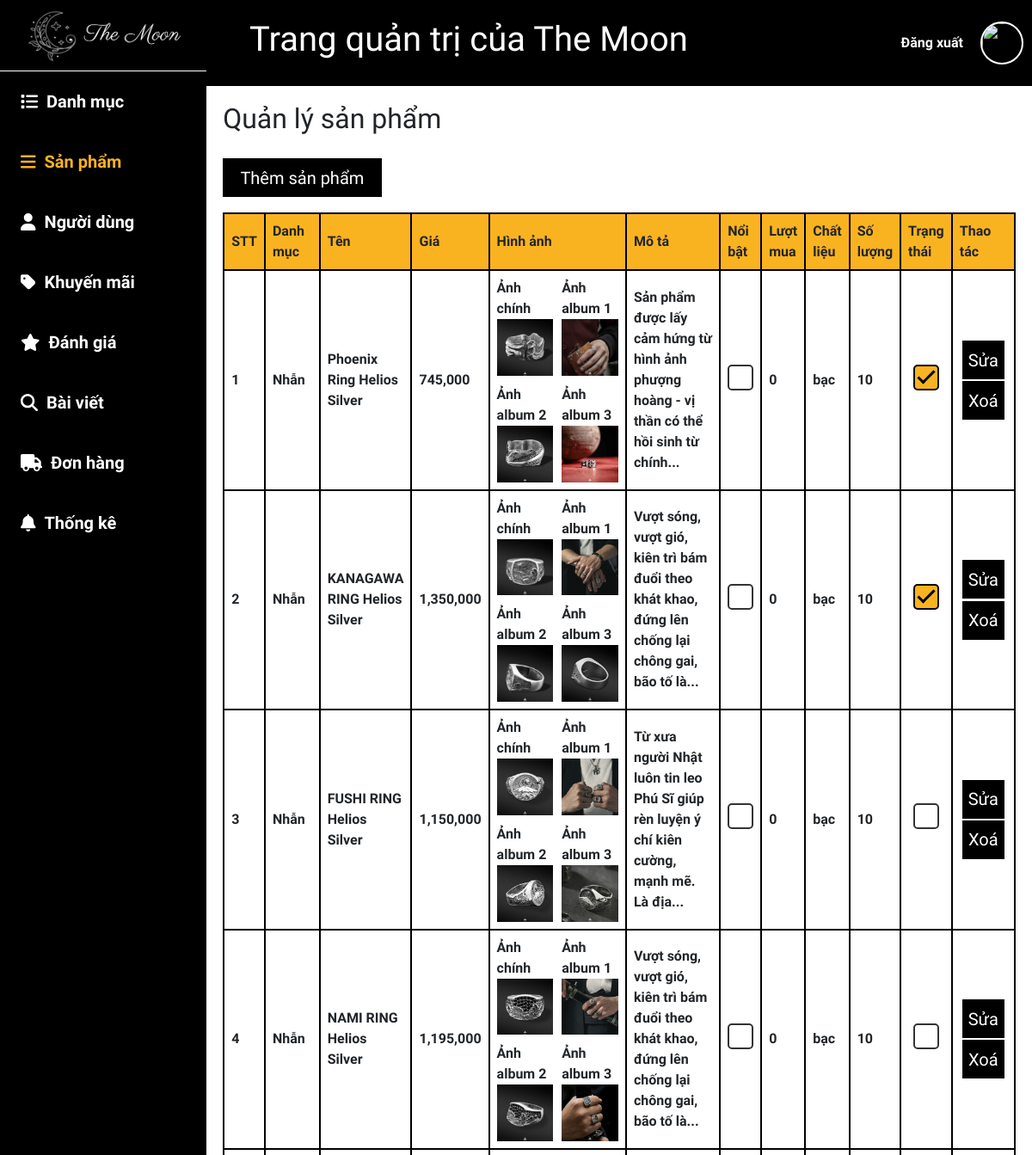
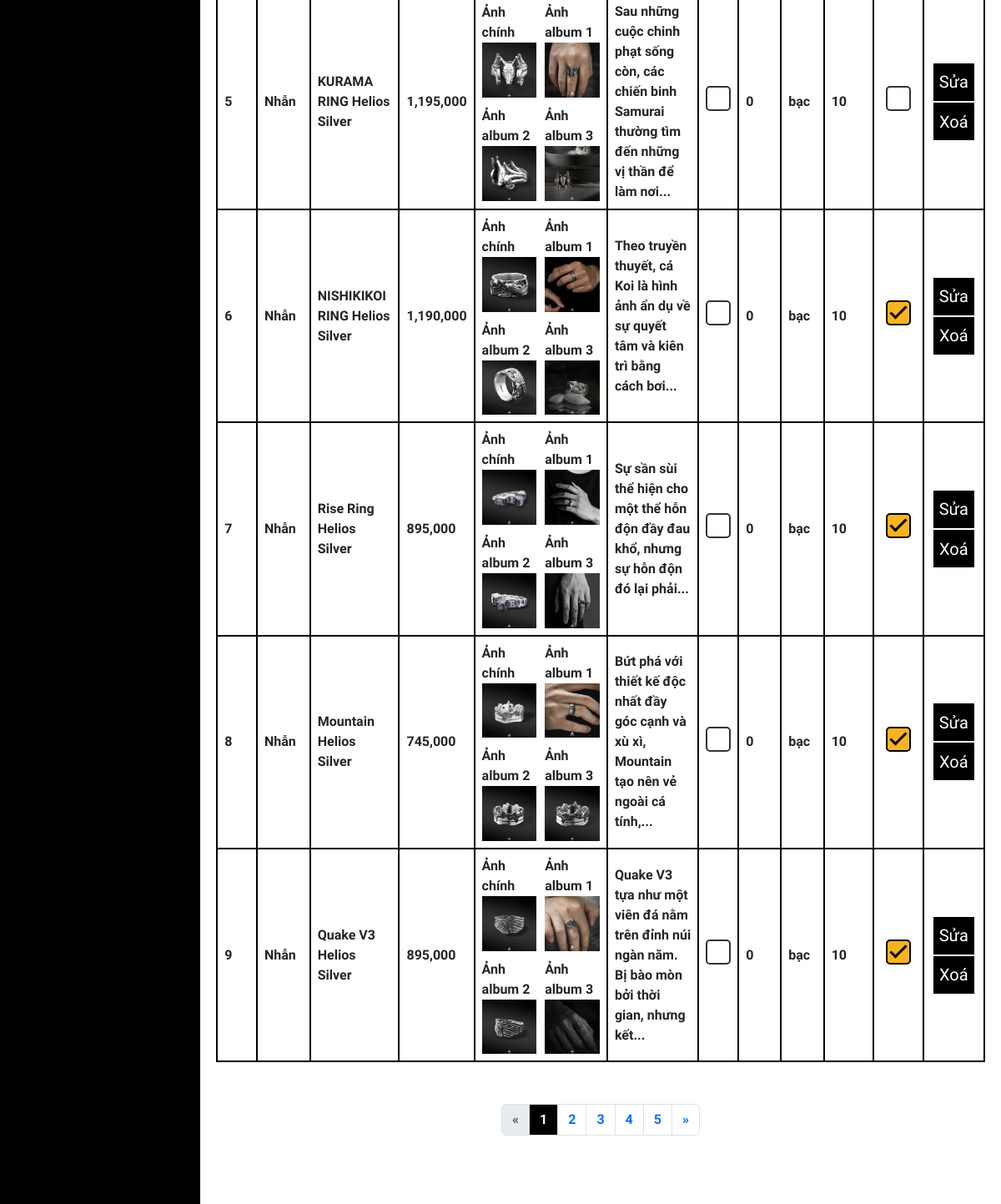
Screenshot of /admin/index.php?view=product (signed in) with the database file from the repository (2 pictures, top to bottom).
### tables this page shows
CREATE TABLE `san_pham` (
  `id` int(11) NOT NULL COMMENT 'Mã sản phẩm',
  `id_dm` int(11) NOT NULL COMMENT 'Mã danh mục',
  `ten` varchar(255) NOT NULL COMMENT 'Tên sản phẩm',
  `gia` decimal(10,2) NOT NULL COMMENT 'Giá sản phẩm',
  `mo_ta` text NOT NULL COMMENT 'Mô tả sản phẩm',
  `hot` tinyint(1) NOT NULL DEFAULT 0 COMMENT 'Trạng thái nổi bật',
  `chat_lieu` enum('bạc','vàng','hợp kim') NOT NULL COMMENT 'Chất liệu sản phẩm',
  `so_luong` int(11) NOT NULL DEFAULT 0 COMMENT 'Số lượng sản phẩm',
  `luot_mua` int(11) NOT NULL DEFAULT 0 COMMENT 'Lượt mua sản phẩm',
  `trang_thai` tinyint(1) NOT NULL DEFAULT 0 COMMENT 'Trạng thái sản phẩm',
  `ngay_nhap` timestamp NOT NULL DEFAULT current_timestamp() COMMENT 'Ngày nhập sản phẩm'
);

CREATE TABLE `danh_muc` (
  `id` int(11) NOT NULL COMMENT 'Mã danh mục',
  `ten` varchar(255) NOT NULL COMMENT 'Tên danh mục',
  `mo_ta` text NOT NULL COMMENT 'Mô tả danh mục',
  `hinh_anh` varchar(255) NOT NULL COMMENT 'Hình ảnh danh mục',
  `ngay_nhap` timestamp NOT NULL DEFAULT current_timestamp() COMMENT 'Ngày lập danh mục'
);

CREATE TABLE `hinh_anh` (
  `id` int(11) NOT NULL COMMENT 'Mã hình ảnh',
  `id_sp` int(11) NOT NULL COMMENT 'Mã sản phẩm',
  `anh_chinh` varchar(255) NOT NULL COMMENT 'Ảnh chính sản phẩm',
  `album1` varchar(255) NOT NULL COMMENT 'Ảnh album 1',
  `album2` varchar(255) NOT NULL COMMENT 'Ảnh album 2',
  `album3` varchar(255) NOT NULL COMMENT 'Ảnh album 3',
  `ngay_nhap` timestamp NOT NULL DEFAULT current_timestamp()
);

### admin/controller/ProductController.php (called while the page is built, shortened)
<?php
require_once('../app/model/ProductModel.php');
class ProductController
{
    private $data;
    private $category;
    private $product;
    function __construct()
    {
        $this->category = new CategoryModel();
        $this->product = new ProductModel();
    }
    function renderview($view, $data = null)
    {
        $view = './view/' . $view . '.php';
        require_once $view;
    }
    function getAllPro()
    {
        $currentPage = isset($_GET['page']) ? (int)$_GET['page'] : 1;
        $itemsPerPage = 9;
        $offset = ($currentPage - 1) * $itemsPerPage;
        $this->data['pro'] = $this->product->getAllPro($offset, $itemsPerPage);
        $totalProducts = $this->product->getCountAllPro();
        $totalPages = ceil($totalProducts / $itemsPerPage);
        $this->data['currentPage'] = $currentPage;
        $this->data['totalPages'] = $totalPages;
        foreach ($this->data['pro'] as &$product) {
            $product['img'] = $this->product->getImg($product['id']) ?? [];
            $product['cate'] = $this->category->getIdcate($product['id_dm']) ?? [];
        }
        $this->renderview('product', $this->data);
    }
}

### app/model/database.php (called while the page is built, shortened)
<?php
class Database
{
  private $servername = "localhost";
  private $username = "root";
  private $password = "";
  private $dbname = "themoon";
  private $conn;
  private $stmt;
  public function __construct()
  {
    try {
      $this->conn = new PDO("mysql:host=$this->servername;dbname=$this->dbname;charset=utf8", $this->username, $this->password);
      $this->conn->setAttribute(PDO::ATTR_ERRMODE, PDO::ERRMODE_EXCEPTION);
    } catch (PDOException $e) {
      echo "Connection failed: " . $e->getMessage();
    }
  }
  function query($sql, $param = [])
  {
    $this->stmt = $this->conn->prepare($sql);
    $this->stmt->execute($param);
    return $this->stmt;
  }
  function getAll($sql, $param = [])
  {
    $stmt = $this->query($sql, $param);
    return $this->stmt->fetchAll(PDO::FETCH_ASSOC);
  }
  function getOne($sql, $param = [])
  {
    $stmt = $this->query($sql, $param);
    return $this->stmt->fetch(PDO::FETCH_ASSOC);
  }
}

### app/model/ProductModel.php (called while the page is built, shortened)
<?php
class ProductModel
{
    private $db;
    function __construct()
    {
        $this->db = new Database();
    }
    function getImg($id)
    {
        $sql = "SELECT * FROM hinh_anh WHERE id_sp = $id";
        return $this->db->getAll($sql);
    }
    function getAllPro($offset, $limit)
    {
        $sql = "SELECT * FROM san_pham LIMIT $limit OFFSET $offset";
        return $this->db->getAll($sql);
    }
}

### app/model/CategoryModel.php (called while the page is built, shortened)
<?php
class CategoryModel
{
    private $db;
    function __construct()
    {
        $this->db = new Database();
    }
    function getIdcate($id)
    {
        $sql = "SELECT * FROM danh_muc WHERE id = $id";
        return $this->db->getOne($sql);
    }
}

### admin/view/product.php (the view, shortened to what this page needs)
<div class="main-table">
    <h2>Quản lý sản phẩm</h2>
    <a href="?view=addpro"><button>Thêm sản phẩm</button></a>
    <table>
        <thead>
            <tr>
                <th style="width: 5%;">STT</th>
                <th style="width: 8%;">Danh mục</th>
                <th style="width: 10%;">Tên</th>
                <th style="width: 5%;">Giá</th>
                <th style="width: 23%;">Hình ảnh</th>
                <th style="width: 15%;">Mô tả</th>
                <th style="width: 5%;">Nổi bật</th>
                <th style="width: 5%;">Lượt mua</th>
                <th style="width: 5%;">Chất liệu</th>
                <th style="width: 5%;">Số lượng</th>
                <th style="width: 5%;">Trạng thái</th>
                <th style="width: 10%;">Thao tác</th>
            </tr>
        </thead>
        <tbody>
            <?php
            $listpro = $data['pro'];
            for ($i = 0; $i < count($listpro); $i++) {
            ?>
                <tr>
                    <td><?= $listpro[$i]['id'] ?></td>
                    <td><?= $listpro[$i]['cate']['ten'] ?></td>
                    <td><?= $listpro[$i]['ten'] ?></td>
                    <td><?= number_format($listpro[$i]['gia']) ?></td>
                    <td>
                        <div style="display: grid; grid-template-columns: 1fr 1fr; gap: 10px;">
                            <div>
                                <label for="">Ảnh chính</label>
                                <img width="100%" src="../img/<?= $listpro[$i]['img'][0]['anh_chinh'] ?>" alt="">
                            </div>
                            <div>
                                <label for="">Ảnh album 1</label>
                                <img width="100%" src="../img/<?= $listpro[$i]['img'][0]['album1'] ?>" alt="">
                            </div>
                            <div>
                                <label for="">Ảnh album 2</label>
                                <img width="100%" src="../img/<?= $listpro[$i]['img'][0]['album2'] ?>" alt="">
                            </div>
                            <div>
                                <label for="">Ảnh album 3</label>
                                <img width="100%" src="../img/<?= $listpro[$i]['img'][0]['album3'] ?>" alt="">
                            </div>
                        </div>
                    </td>
                    <td><?= subword($listpro[$i]['mo_ta'], 20) ?></td>
                    <td style="text-align: center;">
                        <span class="custom-checkbox"></span>
                    </td>
                    <td><?= $listpro[$i]['luot_mua'] ?></td>
                    <td><?= $listpro[$i]['chat_lieu'] ?></td>
                    <td><?= $listpro[$i]['so_luong'] ?></td>
                    <td style="text-align: center;">
                        <span class="custom-checkbox"></span>
                    </td>
                    <td class="button">
                        <a href="index.php?view=editpro&id=<?= $listpro[$i]['id'] ?>"><button>Sửa</button></a>
                        <a href="index.php?view=del_pro&id=<?= $listpro[$i]['id'] ?>"><button>Xoá</button></a>
                    </td>
                </tr>
            <?php }; ?>
        </tbody>
    </table>
    <div id="page">
        <nav aria-label="Page navigation example">
            <ul class="pagination justify-content-center">
                <?php
                $currentPage = $data['currentPage'];
                ?>
                <li class="page-item <?php echo ($currentPage == 1) ? 'disabled' : ''; ?>">
                    <a class="page-link" href="?view=product&page=<?php echo 1; ?>" aria-label="Previous">
                        <span aria-hidden="true">&laquo;</span>
                    </a>
                </li>
                <?php
                $totalPages = $data['totalPages'];
                for ($i = 1; $i <= $totalPages; $i++) :
                ?>
                    <li class="page-item ">
                        <a class="page-link <?php echo ($currentPage == $i) ? 'active-check' : ''; ?>" href="?view=product&page=<?php echo $i; ?>"><?php echo $i; ?></a>
                    </li>
                <?php endfor; ?>
                <li class="page-item <?php echo ($currentPage == $totalPages) ? 'disabled' : ''; ?>">
                    <a class="page-link" href="?view=product&page=<?php echo $totalPages; ?>" aria-label="Next">
                        <span aria-hidden="true">&raquo;</span>
                    </a>
                </li>
            </ul>
        </nav>
    </div>
</div>
</main>
</div>
</body>
</html>

### public/css/admin.css (style rules this page uses)
body { width: 100%; height: 1000px; margin: 0; }
nav { width: 100%; height: 100px; display: flex; justify-content: space-between; background-color: black; color: white; align-items: center; }
nav a { text-decoration: none; color: white; }
main .main-table { margin: 2%; }
main .main-table button { margin: 2% 0; height: 45px; width: 20%; font-size: 20px; border: none; background-color: black; color: white; }
main table { border-collapse: collapse; border: 2px solid black; max-width: 100%; width: 100%; height: 100%; }
main td, main th { border: 2px solid black; padding: 8px; text-align: left; }
main th { background-color: #fab320; font-weight: bold; }
.button { text-align: center; }
main .main-table table button { width: 90%; }
#page nav { margin-top: 50px; background-color: white; text-align: center; display: flex; flex-direction: column; }
#page .active-check { background-color: black; color: white; }
.custom-checkbox { display: inline-block; width: 30px; height: 30px; background-color: #fff; border: 2px solid #333; border-radius: 5px; position: relative; cursor: pointer; }
input[type="checkbox"]:checked + .custom-checkbox { background-color: #fab320; border-color: black; }
input[type="checkbox"]:checked + .custom-checkbox::after { content: ''; position: absolute; left: 8px; width: 10px; height: 20px; border: solid black; border-width: 0 3px 3px 0; transform: rotate(45deg); }

### rows the page displays
san_pham: id "1", id_dm.ten "Nhẫn", ten "Phoenix Ring Helios Silver", gia "745,000", hinh_anh.anh_chinh (picture), hinh_anh.album1 (picture), hinh_anh.album2 (picture), hinh_anh.album3 (picture), mo_ta "Sản phẩm được lấy cảm hứng từ hình ảnh phượng hoàng - vị thần có thể hồi sinh từ chính...", luot_mua "0", chat_lieu "bạc", so_luong "10"
san_pham: id "2", id_dm.ten "Nhẫn", ten "KANAGAWA RING Helios Silver", gia "1,350,000", hinh_anh.anh_chinh (picture), hinh_anh.album1 (picture), hinh_anh.album2 (picture), hinh_anh.album3 (picture), mo_ta "Vượt sóng, vượt gió, kiên trì bám đuổi theo khát khao, đứng lên chống lại chông gai, bão tố là...", luot_mua "0", chat_lieu "bạc", so_luong "10"
san_pham: id "3", id_dm.ten "Nhẫn", ten "FUSHI RING Helios Silver", gia "1,150,000", hinh_anh.anh_chinh (picture), hinh_anh.album1 (picture), hinh_anh.album2 (picture), hinh_anh.album3 (picture), mo_ta "Từ xưa người Nhật luôn tin leo Phú Sĩ giúp rèn luyện ý chí kiên cường, mạnh mẽ. Là địa...", luot_mua "0", chat_lieu "bạc", so_luong "10"
san_pham: id "4", id_dm.ten "Nhẫn", ten "NAMI RING Helios Silver", gia "1,195,000", hinh_anh.anh_chinh (picture), hinh_anh.album1 (picture), hinh_anh.album2 (picture), hinh_anh.album3 (picture), mo_ta "Vượt sóng, vượt gió, kiên trì bám đuổi theo khát khao, đứng lên chống lại chông gai, bão tố là...", luot_mua "0", chat_lieu "bạc", so_luong "10"
san_pham: id "5", id_dm.ten "Nhẫn", ten "KURAMA RING Helios Silver", gia "1,195,000", hinh_anh.anh_chinh (picture), hinh_anh.album1 (picture), hinh_anh.album2 (picture), hinh_anh.album3 (picture), mo_ta "Sau những cuộc chinh phạt sống còn, các chiến binh Samurai thường tìm đến những vị thần để làm nơi...", luot_mua "0", chat_lieu "bạc", so_luong "10"
san_pham: id "6", id_dm.ten "Nhẫn", ten "NISHIKIKOI RING Helios Silver", gia "1,190,000", hinh_anh.anh_chinh (picture), hinh_anh.album1 (picture), hinh_anh.album2 (picture), hinh_anh.album3 (picture), mo_ta "Theo truyền thuyết, cá Koi là hình ảnh ẩn dụ về sự quyết tâm và kiên trì bằng cách bơi...", luot_mua "0", chat_lieu "bạc", so_luong "10"
san_pham: id "7", id_dm.ten "Nhẫn", ten "Rise Ring Helios Silver", gia "895,000", hinh_anh.anh_chinh (picture), hinh_anh.album1 (picture), hinh_anh.album2 (picture), hinh_anh.album3 (picture), mo_ta "Sự sần sùi thể hiện cho một thể hỗn độn đầy đau khổ, nhưng sự hỗn độn đó lại phải...", luot_mua "0", chat_lieu "bạc", so_luong "10"
san_pham: id "8", id_dm.ten "Nhẫn", ten "Mountain Helios Silver", gia "745,000", hinh_anh.anh_chinh (picture), hinh_anh.album1 (picture), hinh_anh.album2 (picture), hinh_anh.album3 (picture), mo_ta "Bứt phá với thiết kế độc nhất đầy góc cạnh và xù xì, Mountain tạo nên vẻ ngoài cá tính,...", luot_mua "0", chat_lieu "bạc", so_luong "10"
san_pham: id "9", id_dm.ten "Nhẫn", ten "Quake V3 Helios Silver", gia "895,000", hinh_anh.anh_chinh (picture), hinh_anh.album1 (picture), hinh_anh.album2 (picture), hinh_anh.album3 (picture), mo_ta "Quake V3 tựa như một viên đá nằm trên đỉnh núi ngàn năm. Bị bào mòn bởi thời gian, nhưng kết...", luot_mua "0", chat_lieu "bạc", so_luong "10"
